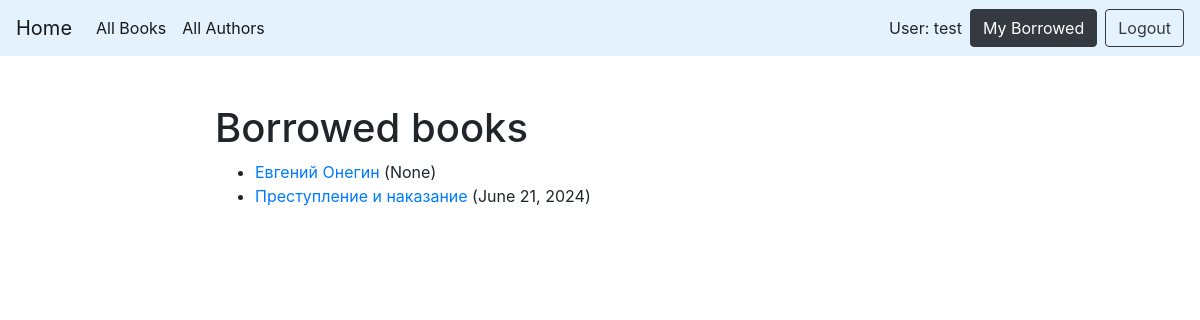
Page /catalog/mybooks/ (signed in) on the earlier database version.
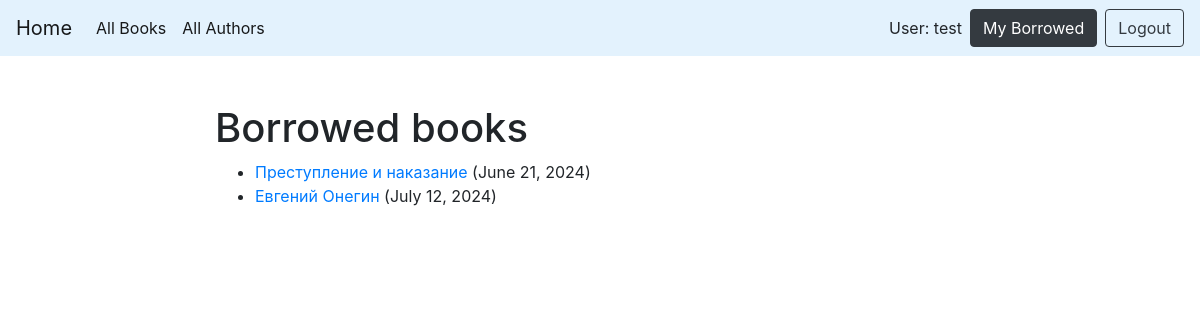
Same page on the later database version.
### catalog/models.py (models this page shows, shortened)
class BookInstance(models.Model):
    id = models.UUIDField(primary_key=True, default=uuid.uuid4, help_text='Уникальный идентификатор этого экземпляра книги в библиотеке.')
    book = models.ForeignKey('Book', verbose_name='Книга', on_delete=models.SET_NULL, null=True)
    imprint = models.CharField('Штамп', max_length=200, help_text='Информация об экземпляре. Например, издательство, переводчик, год, номер экземпляра в библиотеке')
    due_back = models.DateField(verbose_name='Дата возврата', null=True, blank=True, help_text='Дата ожидаемого возврата книги.')
    borrower = models.ForeignKey(User, verbose_name='Читатель', on_delete=models.SET_NULL, null=True, blank=True, help_text='Читатель, арендующий книгу.')
    @property
    def is_overdue(self):
        if self.due_back and date.today() > self.due_back:
            return True
        return False
    LOAN_STATUS = (
        ('m', 'На оформлении'),
        ('o', 'Выдана'),
        ('a', 'Доступна'),
        ('r', 'В резерве'),
    )
    status = models.CharField('Доступность', max_length=1, choices=LOAN_STATUS, blank=True, default='m', help_text='Статус доступности книги')
    class Meta:
        ordering = ['book']
        permissions = (("can_mark_returned", "Set book as returned"),)

class Book(models.Model):
    title = models.CharField('Наименование', max_length=200, help_text='')
    author = models.ForeignKey('Author', verbose_name='Автор', on_delete=models.SET_NULL, null=True, help_text='')
    summary = models.TextField('О книге', max_length=1000, help_text='')
    isbn = models.CharField('ISBN', max_length=13, help_text='')
    genre = models.ManyToManyField('Genre', verbose_name='Жанр', help_text='')
    language = models.ForeignKey('Language', verbose_name='Язык', on_delete=models.SET_NULL, null=True, help_text='')
    class Meta:
        ordering = ['title']
        permissions = (("can_change_books_data", "Add, edit, delete books"),)
    def display_genre(self):
        return ', '.join([genre.name for genre in self.genre.all()[:3]])
    display_genre.short_description = 'Жанр произведения'

### catalog/views.py (the view)
# urls.py: path('mybooks/', views.LoanedBooksByUserListView.as_view(), name='my-borrowed'),
class LoanedBooksByUserListView(LoginRequiredMixin, generic.ListView):
    model = BookInstance
    template_name = 'catalog/bookinstance_list_borrowed_user.html'
    paginate_by = 10
    def get_queryset(self):
        return BookInstance.objects.filter(borrower=self.request.user).filter(status__exact='o').order_by('due_back')

### catalog/templates/catalog/bookinstance_list_borrowed_user.html
{% extends "base_generic.html" %}
{% block content %}
    <h1>Borrowed books</h1>
    {% if bookinstance_list %}
    <ul>
      {% for bookinst in bookinstance_list %}
      <li class="{% if bookinst.is_overdue %}text-danger{% endif %}">
        <a href="{% url 'book-detail' bookinst.book.pk %}">{{bookinst.book.title}}</a> ({{ bookinst.due_back }})
      </li>
      {% endfor %}
    </ul>
    {% else %}
      <p>There are no books borrowed.</p>
    {% endif %}
{% endblock %}

Differences in the rows shown:
shown differently, row unchanged: BookInstance "June 21, 2024": moves up the list
changed BookInstance "Евгений Онегин": due_back "None" → "July 12, 2024"
